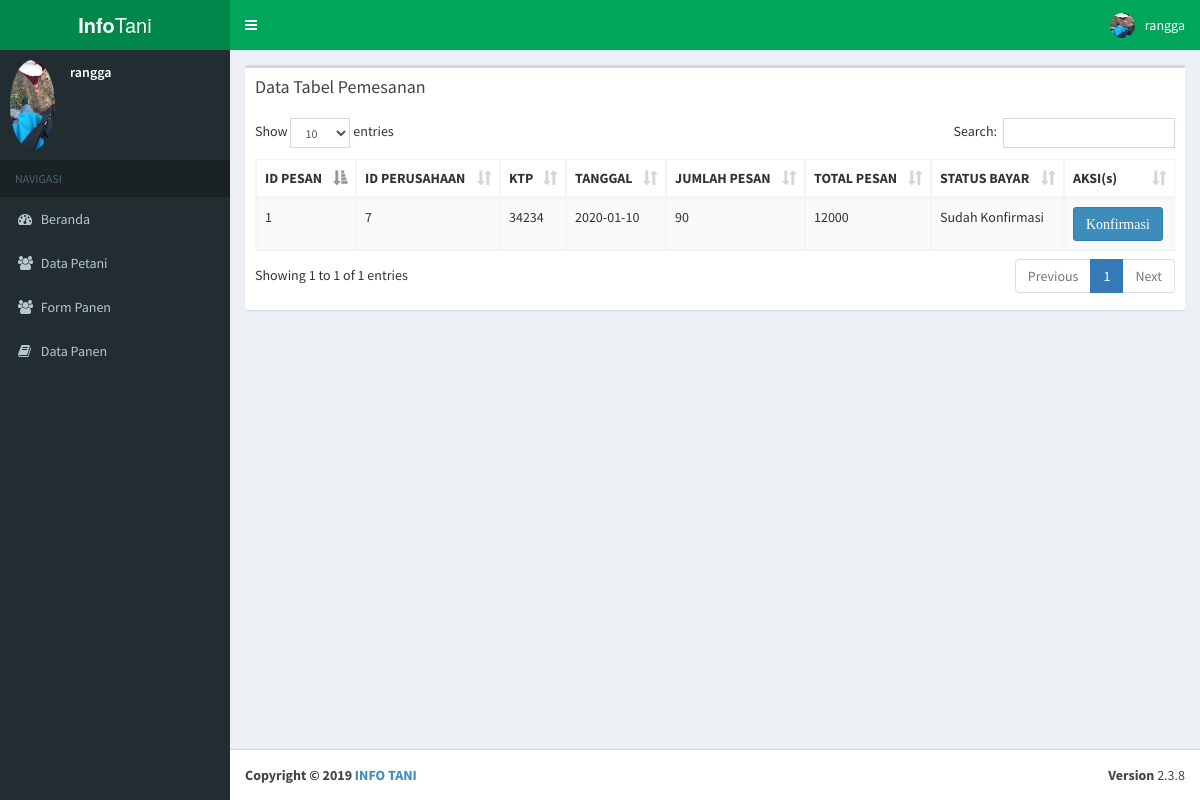
/Pages/User/riwayat.php (signed in), run on an earlier commit of the app's database.
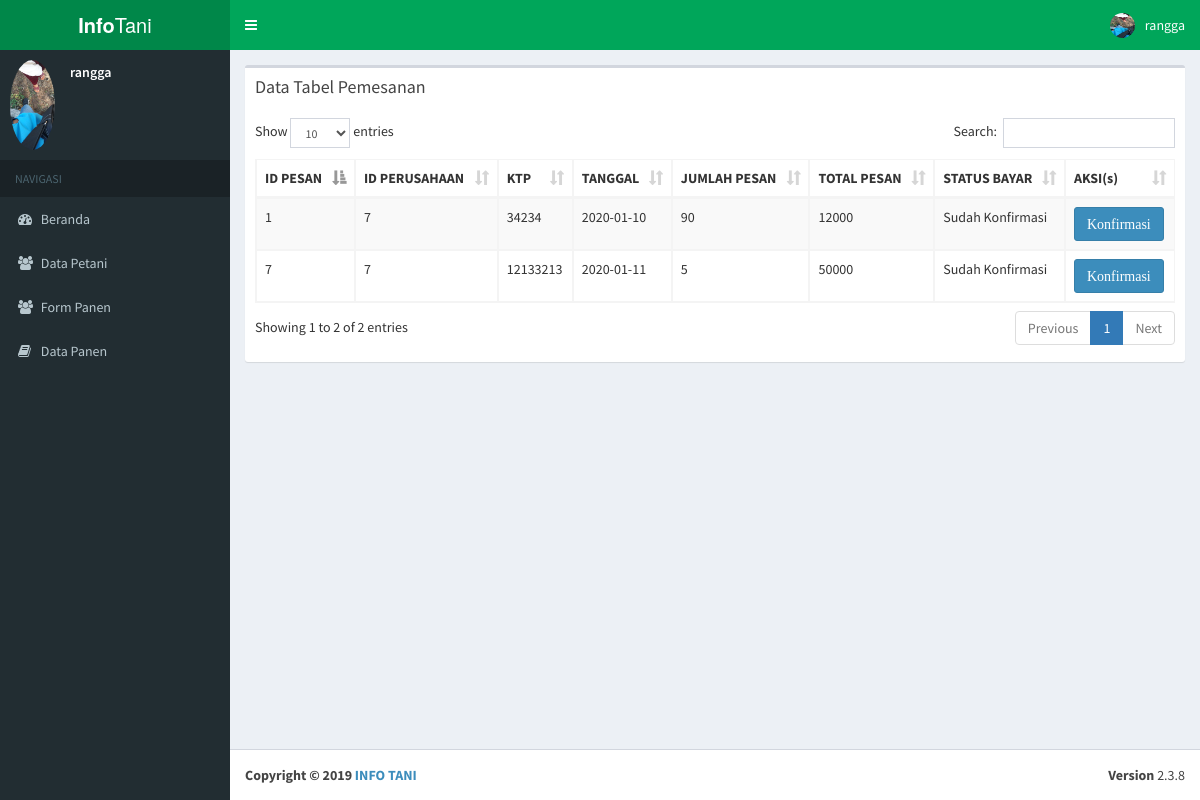
And on a later commit of the database.
### tables this page shows
CREATE TABLE `user` (
  `ID_USER` int(11) NOT NULL,
  `ID_LEVEL` int(11) DEFAULT NULL,
  `USERNAME` varchar(20) DEFAULT NULL,
  `PASSWORD` varchar(255) DEFAULT NULL,
  `FOTO_USER` varchar(18) DEFAULT NULL
);

CREATE TABLE `pemesanan` (
  `ID_PESAN` int(11) NOT NULL,
  `ID_PERUSAHAAN` int(11) NOT NULL,
  `KTP` varchar(16) NOT NULL,
  `TANGGAL` date NOT NULL,
  `JUMLAH_PESAN` int(11) NOT NULL,
  `TOTAL_BIAYA` bigint(20) NOT NULL,
  `ID_PESAN_STATUS` int(11) NOT NULL
);

CREATE TABLE `pesan` (
  `ID_PESAN_STATUS` int(11) NOT NULL,
  `STATUS_PESAN` varchar(17) NOT NULL
);

### controller/session.php (called while the page is built, shortened)
<?php
include "./koneksi.php";
$user_check=$_SESSION['USERNAME'];
$sql = "select * from user where USERNAME='$user_check'" ;
$ses_sql=mysqli_query($koneksi,$sql);
$row = mysqli_fetch_assoc($ses_sql);
$gambar = $row['FOTO_USER'];
?>

### Pages/User/riwayat.php (the view, shortened to what this page needs)
<!DOCTYPE html>
<html>
<?php
        include_once "../_partials/head.php";
?>
<body class="hold-transition skin-green sidebar-mini">
<div class="wrapper">
    <?php
            include_once "../_partials/headeruser.php";
    ?>
  <aside class="main-sidebar">
    <?php
        include_once "../_partials/sidebaruser.php";
    ?>
  </aside>
  <div class="content-wrapper">
    <section class="content">
      <div class="row">
        <div class="col-xs-12">
          <div class="box">
            <div class="box-header">
              <h3 class="box-title">Data Tabel Pemesanan</h3>
            </div>
            <div class="box-body table-responsive">
              <table id="example1" class="table table-bordered table-striped">
                <thead class="thead-dark">
                <tr>
                  <th>ID PESAN</th>
                  <TH>ID PERUSAHAAN</TH>
                  <TH>KTP</TH>
                  <th>TANGGAL</th>
                  <th>JUMLAH PESAN</th>
                  <th>TOTAL PESAN</th>
                  <th>STATUS BAYAR</th>
                  <th>AKSI(s)</th>
                </tr>
                </thead>
                <tbody>
                    <?php
                    require_once "../../controller/admin/koneksi.php";
                    $query = mysqli_query($koneksi, "SELECT ID_PESAN, ID_PERUSAHAAN, KTP, TANGGAL, JUMLAH_PESAN, TOTAL_BIAYA, STATUS_PESAN FROM Pemesanan, PESAN where PESAN.ID_PESAN_STATUS=Pemesanan.ID_PESAN_STATUS");
                    while($data = mysqli_fetch_array($query)) {
                    ?>
                    <tr>
                        <td><?php echo $data ['ID_PESAN'];?></td>
                        <td><?php echo $data ['ID_PERUSAHAAN'];?></td>
                        <td><?php echo $data ['KTP'];?></td>
                        <td><?php echo $data ['TANGGAL'];?></td>
                        <td><?php echo $data ['JUMLAH_PESAN'];?></td>
                        <td><?php echo $data ['TOTAL_BIAYA'];?></td>
                        <td><?php echo $data ['STATUS_PESAN'];?></td>
                        <td>
                        <?php if($data ['STATUS_PESAN']=='Belum Konfirmasi'){?>
                          <a href="#konfir<?php echo $data['ID_PESAN'];?>" data-toggle="modal" class="btn btn-danger"><span class="fa">Konfirmasi</a>
                        <div class="modal fade" id="konfir<?php echo $data['ID_PESAN']; ?>" tabindex="-1" role="dialog" aria-labelledby="myModalLabel" aria-hidden="true">
                            <form action="./konfirmasi.php" method="post">
                                <div class="modal-dialog">
                                    <div class="modal-content">
                                        <div class="modal-header">
                                            <button type="button" class="close" data-dismiss="modal" aria-hidden="true">&times;</button>
                                            <center><h4 class="modal-title" id="myModalLabel">Kembali</h4></center>
                                        </div>
                                        <?php
                                            require_once "../../controller/pengusaha/koneksi.php";
                                          $konfir=mysqli_query($koneksi, "select * from Pemesanan where ID_PESAN='".$data['ID_PESAN']."'");
                                          $drow=mysqli_fetch_array($konfir);
                                        ?>
                                        <div class="modal-footer">
                                            <input type="hidden" name="id" value="<?php echo $drow['ID_PESAN']; ?>">
                                            <h5><center>Apakah yakin ingin mengkonfirmasi pemesanan <strong><?php echo $drow['ID_PESAN']; ?></strong> ?</center></h5>
                                            <button type="button" class="btn btn-default" data-dismiss="modal"><span class="glyphicon glyphicon-remove"></span> Batal</button>
                                            <button type="submit" class="btn btn-danger" name="konfirmasi"><span class="fa fa-pencil"></span> Konfirmasi</button>
                                        </div>
                                    </div>
                                </div>
                            </form>
                        </div><?php } else {?>
                          <a href="#konfir<?php echo $data['ID_PESAN'];?>" data-toggle="modal" class="btn btn-primary"><span class="fa" readonly>Konfirmasi</a>
                        </td>
                        </tr>
                    <?php
                    }} ?>
                </tbody>
              </table>
            </div>
          </div>
        </div>
      </div>
    </section>
  </div>
  <?php
        include_once "../_partials/footer.php";
  ?>
</div>
</body>
</html>

### Pages/_partials/head.php (shortened to what this page needs)
<head>
  <link rel="stylesheet" href="../../bootstrap/css/bootstrap.min.css">
  <link rel="stylesheet" href="https://cdnjs.cloudflare.com/ajax/libs/font-awesome/4.5.0/css/font-awesome.min.css">
  <link rel="stylesheet" href="https://cdnjs.cloudflare.com/ajax/libs/ionicons/2.0.1/css/ionicons.min.css">
  <link rel="stylesheet" href="../../plugins/datatables/dataTables.bootstrap.css">
  <link rel="stylesheet" href="../../dist/css/AdminLTE.min.css">
  <link rel="stylesheet" href="../../dist/css/skins/_all-skins.min.css">
  <link rel="stylesheet" href="../../plugins/iCheck/flat/blue.css">
  <link rel="stylesheet" href="../../plugins/morris/morris.css">
  <link rel="stylesheet" href="../../plugins/jvectormap/jquery-jvectormap-1.2.2.css">
  <link rel="stylesheet" href="../../plugins/datepicker/datepicker3.css">
  <link rel="stylesheet" href="../../plugins/daterangepicker/daterangepicker.css">
  <link rel="stylesheet" href="../../plugins/bootstrap-wysihtml5/bootstrap3-wysihtml5.min.css">
</head>

### Pages/_partials/headeruser.php (shortened to what this page needs)
<?php
    require_once "../../controller/koneksi.php";
    include "../../controller/session.php";
      ?>
<header class="main-header">
  <a href="../frontend/index.php" class="logo">
    <span class="logo-lg"><b>Info</b>Tani</span>
  </a>
  <nav class="navbar navbar-static-top">
    <a href="#" class="sidebar-toggle" data-toggle="offcanvas" role="button">
    </a>
    <div class="navbar-custom-menu">
      <ul class="nav navbar-nav">
        <li class="dropdown user user-menu">
          <a href="#" class="dropdown-toggle" data-toggle="dropdown">
            <img src="../../img/user/<?php echo $gambar;?>" class="user-image" alt="User Image">
            <span class="hidden-xs"><?php echo $_SESSION['USERNAME'] ?></span>
          </a>
        </li>
      </ul>
    </div>
  </nav>
</header>

### Pages/_partials/sidebaruser.php (shortened to what this page needs)
<section class="sidebar">
  <div class="user-panel">
    <div class="pull-left image">
      <img src="../../img/user/<?php echo $gambar;?>" class="img-circle" alt="User Image">
    </div>
    <div class="pull-left info">
      <p><?php echo $_SESSION['USERNAME'] ?></p>
    </div>
  </div>
  <ul class="sidebar-menu">
    <li class="header">NAVIGASI</li>
    <li class="treeview">
      <a href="./index.php">
        <i class="fa fa-dashboard"></i> <span>Beranda</span>
      </a>
    </li>
    <li class="treeview">
      <a href="./viewpetani.php">
        <i class="fa fa-users"></i> <span>Data Petani</span>
      </a>
    </li>
    <li class="treeview">
      <a href="./tambahpanen.php">
        <i class="fa fa-users"></i> <span>Form Panen</span>
      </a>
    </li>
    <li><a href="../user/laporan_panen.php"><i class="fa fa-book"></i> <span>Data Panen </span></a></li>
  </ul>
  </section>

### Pages/_partials/footer.php
<footer class="main-footer">
  <div class="pull-right hidden-xs">
    <b>Version</b> 2.3.8
  </div>
  <strong>Copyright &copy; 2019 <a href="">INFO TANI</a></strong>
</footer>

What changed in the data, as far as the page shows it:
added pemesanan: ID_PESAN "7", ID_PERUSAHAAN "7", KTP "12133213", TANGGAL "2020-01-11", JUMLAH_PESAN "5", TOTAL_BIAYA "50000", ID_PESAN_STATUS.STATUS_PESAN "Sudah Konfirmasi"
Also different on the page:
text written by a page script: "Show entries Search: Showing 1 to 1 of 1 entries Previous 1 Next" → "Show entries Search: Showing 1 to 2 of 2 entries Previous 1 Next"
